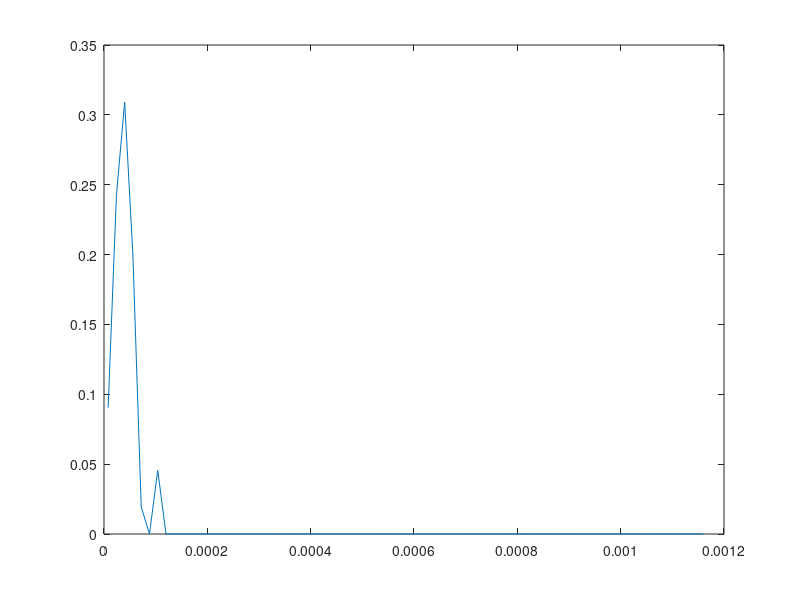

Source code (MATLAB):
% Eady setup, triangular B-grid, baroclinic and symmetric 
% instability
a=3.125e3;                % -- side of triangle
  h=a*sqrt(3)/2;           % -- the height of triangle 
  
  theta= 0;              % -- l=sqrt(3)Ksin(theta)/2, k=Kcos(theta)
  thetaw= 0;                % -- mean flow direction
  
  mom_a=1;

  f0=-0.0001;
  g=100000000;               % To effectively impose the rigid lid
  %g=10;
  N=0.001; N2=N*N;
  Ri=100;                  % -- Richardson number
  M2=abs(N*f0)/sqrt(Ri);        % -- M^2, i. e. the horizontal stratification
  Nz=8;                   % -- the number of vertical layers
  H0=4000;                 % -- fluid depth
  dz=H0/Nz;
  U=-(M2*dz/f0)*cos(thetaw)*[-(1:Nz)+(Nz+1)/2];
  V=-(M2*dz/f0)*sin(thetaw)*[-(1:Nz)+(Nz+1)/2];
  %U=-(M2*dz/f0)*cos(thetaw)*[-(0:Nz-1)-1/2+Nz];
  %V=-(M2*dz/f0)*sin(thetaw)*[-(0:Nz-1)-1/2+Nz];
  bx=-M2*sin(thetaw);
  by=M2*cos(thetaw);
  % ==================
  % Auxiliary matrices:
  % ==================
  Az=zeros([Nz,Nz+1]);    % -- Vertical averaging of w
  for nz=1:Nz,
      Az(nz,nz)=1/2; Az(nz,nz+1)=1/2;
  end
  Wz=zeros([Nz+1,Nz]); 
  for nz=1:Nz,
      Wz(nz,nz:Nz)=1; 
  end
  W=dz*Az*Wz;            % -- Returns vertically av. w if applied to -gx*u-gy*v
  Bz=zeros([Nz,Nz]);
  for nz=1:Nz-1,
      Bz(nz,nz:nz+1)=0.5;
  end
  Pz=zeros([Nz,Nz]);
  for nz=1:Nz-1,
      Pz(nz,nz:nz+1)=[1,-1];
  end
  Pz(Nz,:)=1;
  P=dz*inv(Pz)*Bz;      % -- Returns pressure when multiplied with buoyancy
  
  %P=zeros([Nz,Nz]);
  %for nz=1:Nz
  %P(nz,nz)=-0.5*dz; P(nz,1:nz-1)=-dz;
  %end
 % ================
 % Cycle
 % ================

 Kvec=0.025:0.05:pi*2/sqrt(3);
 NN=length(Kvec);
 w=zeros([1 NN]);      % array for frequencies 
 n=0;
 for K=Kvec,   % for K=0 sometimes there are problems with
     k=K*cos(theta);      % ordering; k here == ka and l==lh
     l=K*sqrt(3)*sin(theta)/2;
     n=n+1
     
     % Phase shifts
     aa=exp(i*k/2+i*l/3); bb=exp(-i*k/2+i*l/3); cc=exp(-2*i*l/3);
     
     %%%% Horizontal gradients of velocities on u-triangles
     gxu=(1/a)*(aa-bb); gyu=(1/h)*(0.5*(aa+bb)-cc);
     gxd=-conj(gxu); gyd=-conj(gyu);
     
     %%%% Scalar gradients on u-triangles; they enter pressure grad and div
     gx=-conj(gxu); gy=-conj(gyu);
     %%%% d triangles: -conj(..)
     %%%% divergence (1/2)[-conj(gx),-conj(gy), gx, gy];
     
     %%%% Gradients from A-grid; they enter advection of buyoancy
     gxA=(2*i/3/a)*(sin(k)+0.5*sin(k/2+l)-0.5*sin(-k/2+l));
     gyA=(i/2/h)*(sin(k/2+l)+sin(-k/2+l));
     %gx=i*k/a; gy=i*l/a;     %%%
     
     %%%% Coefficients in the derivatives of b in b equation
     axu=(aa+bb+0.25*(aa+cc)+0.25*(bb+cc))/6;
     axv=(sqrt(3)/24)*(aa-bb);
     ayu=axv;
     ayv=0.125*(aa+2*cc+bb);
     %axu=0.5; ayv=0.5; axv=0.;ayu=0.;    %%%
     %gx=i*k/a; gy=i*l/a; 
     %gxA=i*k/a; gyA=i*l/a;
     M=conj(aa+bb+cc)/3;        % averaging to u triangle
     %M=1/3;
     %%%% Matrices acting on u and v in the u and v equations
     Au=diag(gxu*U+gyu*V);                  % on u d vel
     %Au=diag(i*k*U/a+i*l*V/a);
     Auu=-(M2/f0/2)*cos(thetaw)*(-gx)*W;    % on u d vel
     Cor=-f0*diag(ones([1,Nz]));            % on v u  
     Auv=-(M2/f0/2)*cos(thetaw)*(-gy)*W;    % on v d
     % +gx*P b +g*gx eta
     
     %Bv=diag(gx*U+gy*V)
     Bvv=-(M2/f0/2)*sin(thetaw)*(-gy)*W;     % on v d 
     Buv=-(M2/f0/2)*sin(thetaw)*(-gx)*W;     % on u d
     % Coriolis and advection can be taken from the A-part
     % +gy*P b +g*gy eta
     
     %Cb=diag(gxA*U+gyA*V);                   % on buoyancy
     % Lapl. correction
     ll=(1/9)*(2*cos(k)+2*cos(k/2+l)+2*cos(-k/2+l)-6);   % ll=Lapl*a^2/6;
     Cb=diag(gxA*U+gyA*V)*(1-ll);    % Correction to 4th order
                                     
     %Cb=diag(i*k*U/a+i*l*V/a);      % exact
     Cu=0.5*N2*W*(-gx);              % on u d
     Cuu=(bx*axu+by*ayu)*diag(ones([1,Nz])); % on u u
     Cv=0.5*N2*W*(-gy);              % on v d
     Cvv=(bx*axv+by*ayv)*diag(ones([1,Nz])); % on v u
     
     %%% sea surface height matrix
     Eu=g*gx*ones([Nz,1]);
     Ev=g*gy*ones([Nz,1]);
     Div=0.5*dz*[-conj(gx)*ones([1,Nz]),-conj(gy)*ones([1,Nz]), gx*ones([1,Nz]),gy*ones([1,Nz])];
     
     
     % Averaged pressure grad:
     gx1=0.5*(gx-conj(M*gx)); gy1=0.5*(gy-conj(M*gy));
     gx2=0.5*(-conj(gx)+M*gx); gy2=0.5*(-conj(gy)+M*gy);
     
     
     lll=(gxu*gxd+gyu*gyd);   % Laplacian acting on velocities
     Lapl=ll*6/a^2;           % Laplacian acting on scalars
     kappa=0.0007*a^3*lll^2;  % +kappad=0.0007 sufficient for mom_a=1 
     
     kappad=0.0005*a^3*Lapl^2;
     % if [-1,M^*;M,-1] is used, 12/a^2 gives a Laplacian
     %
     kappas=0.00005*(12)^2/a;  % corresponds to biharmonic;0.0005 for mom_adv=1
     kappa=0.;
     kappas=0.;
     kappad=0.;
     Visc=kappa*diag(ones([1,Nz]));
     Dif=kappad*diag(ones([1,Nz]));
     VV=diag(ones([1,Nz])); 
     v1=kappas*(1+M*conj(M)); v2=-2*kappas*conj(M);  v3=-2*kappas*M;
     
     %%%%%%%%%%%%% This is the inverted easy backscatter only for (mom_a=1)
     uu=kappas*(1-0.5*M*conj(M)+0.5*conj(M)^3); 
     uv=kappas*(-0.5*M^2-conj(M)+0.5*M*conj(M)^2);
     vv=kappas*(1-0.5*M*conj(M)+0.5*M^3); 
     vu=kappas*(-0.5*conj(M)^2-M+0.5*conj(M)*M^2);
     %%%%%%%%%%%%% This is our biharmonic viscosity
     uu=v1; vv=v1; uv=v2; vu=v3;
     %%%%%%%%%%%%%
     
     
     if mom_a==0,
     %%% Construct system matrix:
     S=-[-conj(Auu)*M+Visc+v1*VV, Cor-conj(Auv)*M, Au+Auu*M+v2*VV, Auv*M, gx*P, Eu; ... 
         -conj(Buv)*M-Cor,-conj(Bvv)*M+Visc+v1*VV, Buv*M, Bvv*M+Au+v2*VV, gy*P, Ev; ...
         -conj(Au)-conj(Auu*M)+v3*VV, -conj(Auv*M), Auu*conj(M)+Visc+v1*VV, Auv*conj(M)+Cor, -conj(gx)*P, -conj(Eu); ...
         -conj(Buv*M), -conj(Au)-conj(Bvv*M)+v3*VV, Buv*conj(M)-Cor, Bvv*conj(M)+Visc+v1*VV, -conj(gy)*P, -conj(Ev); ...
         Cuu-conj(Cu), Cvv-conj(Cv),Cu+conj(Cuu), Cv+conj(Cvv),Cb+Dif,zeros([Nz,1]); ....
         Div,zeros([1,Nz]),Cb(1,1)];
     end;

     if mom_a==1,
        F=0.5*(U*gxu+V*gyu); %*(1-ll*0.75); %+(ll*0.75)^2); 
        Au=diag(F);
     %%% Construct system matrix:
     S=-[-conj(Auu)*M+Au*M+Visc+uu*VV, Cor-conj(Auv)*M, -conj(Au)*M+Auu*M+uv*VV, Auv*M, gx*P, Eu; ... 
         -conj(Buv)*M-Cor,-conj(Bvv)*M+Au*M+Visc+uu*VV, Buv*M, Bvv*M-conj(Au)*M+uv*VV, gy*P, Ev; ...
         Au*conj(M)+vu*VV-conj(Auu*M), -conj(Auv*M), -conj(Au*M)+Auu*conj(M)+Visc+vv*VV, Auv*conj(M)+Cor, -conj(gx)*P, -conj(Eu); ...
         -conj(Buv*M), Au*conj(M)-conj(Bvv*M)+vu*VV, Buv*conj(M)-Cor, -conj(Au*M)+Bvv*conj(M)+Visc+vv*VV, -conj(gy)*P, -conj(Ev); ...
         Cuu-conj(Cu), Cvv-conj(Cv),Cu+conj(Cuu), Cv+conj(Cvv),Cb+Dif,zeros([Nz,1]); ....
         Div,zeros([1,Nz+1])];
     end;

     if mom_a==2,
     % U,V change sign with depth!!! Upwind is incorrect!!!    
     b1=(U*sqrt(3)/2+V/2)'*[0,(sqrt(3)*gxu/2+gyu/2)*h/3];   
     b2=(-U*sqrt(3)/2+V/2)'*[-conj(bb)+(sqrt(3)*gxd/2-gyd/2)*h/3, 1]*bb;
     b3=(-V)'*[-conj(cc)+(gyd)*h/3, 1]*cc;
     
     
     
     
     %b1=0.5*(U*sqrt(3)/2+V/2)'*[1-aa*(sqrt(3)*gxd/2+gyd/2)*h/3,aa+(sqrt(3)*gxu/2+gyu/2)*h/3];   
     %b2=0.5*(-U*sqrt(3)/2+V/2)'*[1+bb*(sqrt(3)*gxd/2-gyd/2)*h/3,bb-(sqrt(3)*gxu/2-gyu/2)*h/3];
     %b3=0.5*(-V)'*[1+cc*(gyd)*h/3, cc-(gyu)*h/3];
     
     %b1=(U*sqrt(3)/2+V/2)'*[1,aa]*0.5;   
     %b2=(-U*sqrt(3)/2+V/2)'*[1, bb]*0.5;
     %b3=(-V)'*[1,cc]*0.5;
     

     A1=(2/h)*diag(b1(:,1)+b2(:,1)+b3(:,1)); 
     A2=(2/h)*diag(b1(:,2)+b2(:,2)+b3(:,2));
     
     b1=-(U*sqrt(3)/2+V/2)'*[1,(sqrt(3)*gxu/2+gyu/2)*h/3-aa]*conj(aa);   
     b2=-(-U*sqrt(3)/2+V/2)'*[(sqrt(3)*gxd/2-gyd/2)*h/3, 0];
     b3=-(-V)'*[(gyd)*h/3, 0];
     
     %b1=-0.5*(U*sqrt(3)/2+V/2)'*[conj(aa)-(sqrt(3)*gxd/2+gyd/2)*h/3,1+conj(aa)*(sqrt(3)*gxu/2+gyu/2)*h/3];   
     %b2=-0.5*(-U*sqrt(3)/2+V/2)'*[conj(bb)+(sqrt(3)*gxd/2-gyd/2)*h/3, 1-conj(bb)*(sqrt(3)*gxu/2-gyu/2)*h/3];
     %b3=-0.5*(-V)'*[conj(cc)+(gyd)*h/3, 1-conj(cc)*(gyu)*h/3];
     %b1=-(U*sqrt(3)/2+V/2)'*[conj(aa),1]*0.5;   
     %b2=-(-U*sqrt(3)/2+V/2)'*[conj(bb), 1]*0.5;
     %b3=-(-V)'*[conj(cc), 1]*0.5;
     

     A3=(2/h)*diag(b1(:,1)+b2(:,1)+b3(:,1)); 
     A4=(2/h)*diag(b1(:,2)+b2(:,2)+b3(:,2));
     % This is the linear reconstruction upwind scheme. 
      
     %%% Construct system matrix:
     S=-[-conj(Auu)*M+A1+Visc+v1*VV, Cor-conj(Auv)*M, A2+Auu*M+v2*VV, Auv*M, gx*P, Eu; ... 
         -conj(Buv)*M-Cor,-conj(Bvv)*M+A1+Visc+v1*VV, Buv*M, Bvv*M+A2+v2*VV, gy*P, Ev; ...
         A3-conj(Auu*M)+v3*VV, -conj(Auv*M), A4+Auu*conj(M)+Visc+v1*VV, Auv*conj(M)+Cor, -conj(gx)*P, -conj(Eu); ...
         -conj(Buv*M), A3-conj(Bvv*M)+v3^VV, Buv*conj(M)-Cor, A4+Bvv*conj(M)+Visc+v1*VV, -conj(gy)*P, -conj(Ev); ...
         Cuu-conj(Cu), Cvv-conj(Cv),Cu+conj(Cuu), Cv+conj(Cvv),Cb+Dif,zeros([Nz,1]); ....
         Div,zeros([1,Nz+1])];
     end;
     %%% Find maximum unstable eigenvalue
     E=eig(S);
     w(n)=max(real(E));
 end

 df.f0 = f0;
 df.a = a * 1e-3;
 df.type = "flux";
 df.u0 = norm([U*ones(Nz,1)/Nz, V*ones(Nz,1)/Nz]);
 df.grid = "tri-B";
 df.N = N;
 df.Ri = Ri;
 df.theta = theta;
 df.thetaU = thetaw;
 df.date = datestr(now, 'yy-mm-dd-HH:MM');
 df.Nz = Nz;
 df.ks = Kvec/a;
 df.vs = w;

 data = jsonencode(df);

 % f = fopen('/Users/stmaas001/Projects/OceanFlows/InstabilityOnGrids/data/data.jsonl','a');
 % fprintf(f, '%s\n', data);
 % fclose(f);
 
plot(Kvec/a, w*N/abs(M2))
